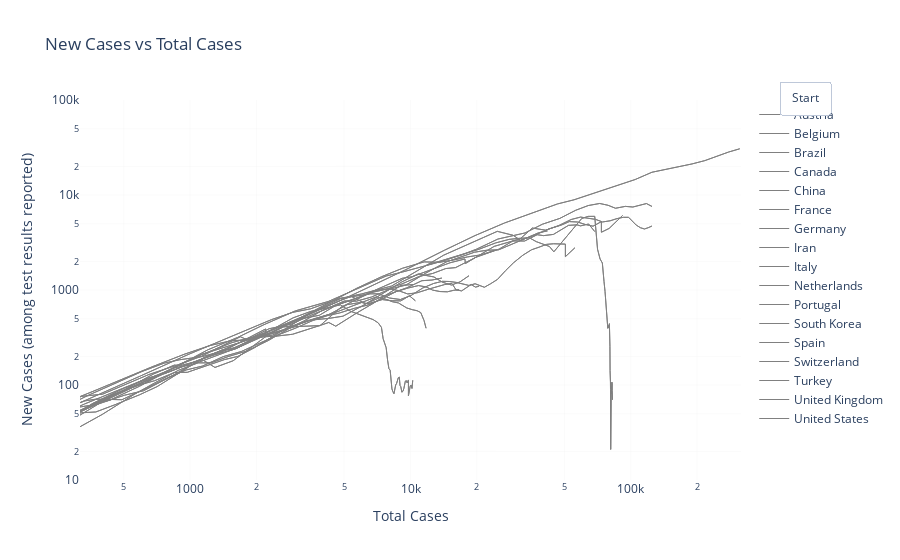

Notebook code for this chart:
### Code cell
countries = list(set(C_['location']))
days = list(set(C_['DATE']))
traces = []
# dots = []
# t = list(range(len(countries)))
from itertools import chain
# tt = list(chain.from_iterable(zip(t,t)))
frames = [ {'data': [], 'traces': list(range(2*len(countries)))} for k in range(1, len(days)-1)]
# dotframes = [ {'data': [], 'traces': tt} for k in range(1, len(days)-1)]
for country, cdf in C_.groupby('location'):
    dct= dict(x=cdf['total_cases'],y=cdf['new_cases_avg'],name=country,
                      customdata=cdf['NiceDate'], line=dict(color='grey', width=1), mode='lines',
                      hovertemplate= country+"<br>Date: %{customdata}<br>Total: %{x}<br><b>New: %{y}</b><extra></extra>")
    traces.append(go.Scatter(dct))
#     traces.append(trace)
    dct['showlegend']=False
    traces.append(go.Scatter(dct))
#     dot = go.Scatter(x=cdf['total_cases'],y=cdf['new_cases_avg'],name=country,
#                       marker=dict(color='green', size=8), mode='marker')
#     dots.append(dot)
    for k, frame in enumerate(frames):
        datum = {'type':'scatter',
                 'x': cdf['total_cases'][:k+2],
                 'y': cdf['new_cases_avg'][:k+2]}
        dotum = {'type':'scatter',
                 'x': [cdf['total_cases'].iloc[k+1]],
                 'y': [cdf['new_cases_avg'].iloc[k+1]],
                 'mode':"markers+text", 'text':country, 'textposition':'top left',
                 'marker':dict(color="green", size=8)}
        frame['data'].append(datum)
        #frame['traces'].append(k+1)
        frame['data'].append(dotum)
        #frame['traces'].append(k+1)

layout = go.Layout(title_text="New Cases vs Total Cases",
                  xaxis_title_text="Total Cases",
                  yaxis_title_text="New Cases (among test results reported)",
                  yaxis_type="log", xaxis_type="log",
                  plot_bgcolor='white',
                  updatemenus=[dict(type='buttons', showactive=False,
                               y=1.05, x=1.15, xanchor='right', yanchor='top',
                               pad=dict(t=0, r=10),
                               buttons=[dict(label='Start',
                                             method='animate',
                                             args=[None, 
                                                   dict(frame=dict(duration=15, redraw=True),
                                                        transition=dict(duration=.5), fromcurrent=True,
                                                        mode='immediate')])])])

#~ Roughly log_10 of min & max of x and y
layout.update(xaxis =dict(range=[2.5,5.5], autorange=False, gridwidth=0.1, gridcolor='LightGrey'),
              yaxis =dict(range=[1,5], autorange=False, gridwidth=0.1, gridcolor='LightGrey'));

fig = go.Figure(data=traces, frames=frames, layout=layout)
fig.show()
